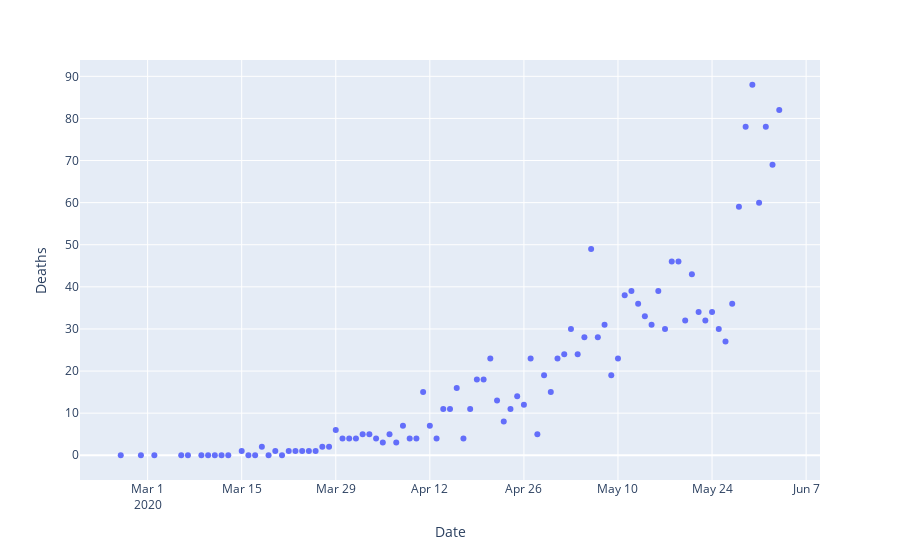

Notebook source saved alongside this figure:
### Markdown cell above
### Scatterplot using Plotly

### Code cell
fig = px.scatter(datewise_add,x=datewise_add.index,y =datewise_add['Deaths'])
fig.show()
